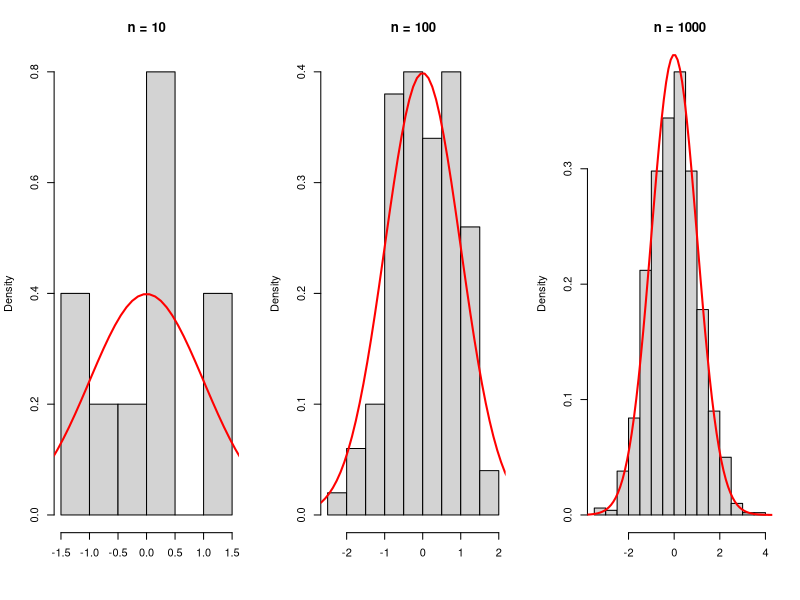

Write the R code that produced this figure.
par(mfrow = c(1, 3))
x <- seq(-10, 10, length = 200)
set.seed(3)
# n = 10
hist(rnorm(10, mean = 0, sd = 1), main = "n = 10",
     xlab = "", prob = TRUE)
lines(x, dnorm(x), col = "red", lwd = 2)
# n = 100
hist(rnorm(100, mean = 0, sd = 1), main = "n = 100",
     xlab = "", prob = TRUE)
lines(x, dnorm(x), col = "red", lwd = 2)
# n = 1000
hist(rnorm(1000, mean = 0, sd = 1), main = "n = 1000",
     xlab = "", prob = TRUE)
lines(x, dnorm(x), col = "red", lwd = 2)
par(mfrow = c(1, 1))